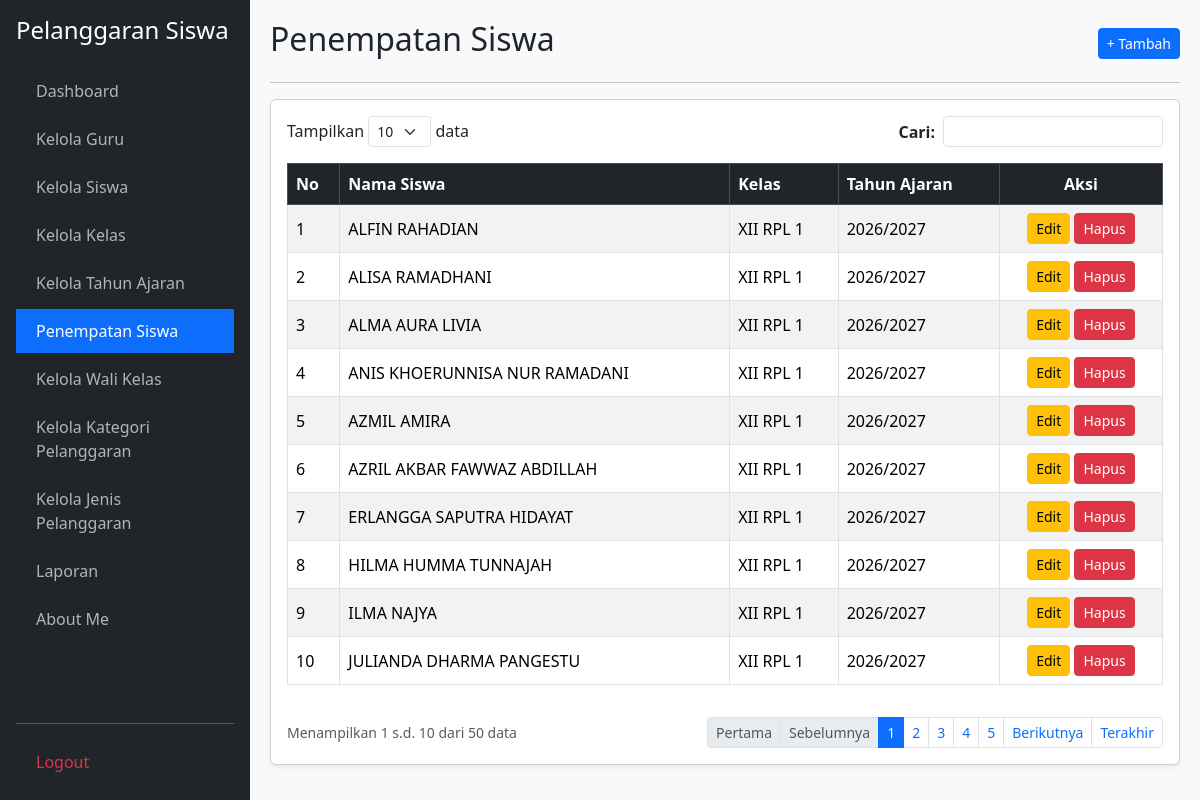
Screenshot of /penempatan_siswa.php (signed in) with the database file from the repository.
### tables this page shows
CREATE TABLE `t_kelas_siswa` (
  `id` int(11) NOT NULL,
  `siswa_id` int(11) NOT NULL,
  `tahun_ajaran_id` int(11) NOT NULL,
  `kelas_id` int(11) NOT NULL,
  `tanggal_mulai` date DEFAULT NULL,
  `tanggal_selesai` date DEFAULT NULL,
  `status_aktif` tinyint(1) DEFAULT 1,
  `created_at` timestamp NULL DEFAULT NULL,
  `updated_at` timestamp NULL DEFAULT NULL
);

CREATE TABLE `t_siswa` (
  `id` int(11) NOT NULL,
  `nis` varchar(30) NOT NULL,
  `nisn` varchar(20) DEFAULT NULL,
  `nama` varchar(150) NOT NULL,
  `jenis_kelamin` char(1) DEFAULT NULL,
  `tanggal_lahir` date DEFAULT NULL,
  `alamat` text DEFAULT NULL,
  `status_aktif` tinyint(1) DEFAULT 1,
  `created_at` timestamp NULL DEFAULT NULL,
  `updated_at` timestamp NULL DEFAULT NULL
);

CREATE TABLE `t_kelas` (
  `id` int(11) NOT NULL,
  `nama` varchar(100) NOT NULL,
  `tingkat` varchar(20) DEFAULT NULL,
  `jurusan` varchar(100) DEFAULT NULL,
  `status_aktif` tinyint(1) DEFAULT 1,
  `created_at` timestamp NULL DEFAULT NULL,
  `updated_at` timestamp NULL DEFAULT NULL
);

CREATE TABLE `t_tahun_ajaran` (
  `id` int(11) NOT NULL,
  `nama` varchar(20) NOT NULL,
  `tanggal_mulai` date DEFAULT NULL,
  `tanggal_selesai` date DEFAULT NULL,
  `status_aktif` tinyint(1) DEFAULT 1,
  `created_at` timestamp NULL DEFAULT NULL,
  `updated_at` timestamp NULL DEFAULT NULL
);

### penempatan_siswa.php (the view, shortened to what this page needs)
<?php
require_once 'koneksi.php';
$aksi = $_GET['aksi'] ?? '';
$edit = ($_GET['edit'] ?? '') ? mysqli_fetch_assoc(mysqli_query($koneksi, "SELECT * FROM t_kelas_siswa WHERE id='{$_GET['edit']}'")) : null;
$limit = 10; $h = max(1, (int)($_GET['halaman'] ?? 1)); $offset = ($h - 1) * $limit;
$cari = mysqli_real_escape_string($koneksi, $_GET['cari'] ?? '');
$where = $cari ? "WHERE ts.nama LIKE '%$cari%' OR tk.nama LIKE '%$cari%' OR ta.nama LIKE '%$cari%'" : "";
$total = mysqli_num_rows(mysqli_query($koneksi, "SELECT tks.id FROM t_kelas_siswa tks JOIN t_siswa ts ON tks.siswa_id=ts.id JOIN t_kelas tk ON tks.kelas_id=tk.id JOIN t_tahun_ajaran ta ON tks.tahun_ajaran_id=ta.id $where"));
$pages = ceil($total / $limit) ?: 1;
$data = mysqli_query($koneksi, "SELECT tks.*, ts.nama AS nama_siswa, tk.nama AS nama_kelas, ta.nama AS tahun_ajaran FROM t_kelas_siswa tks JOIN t_siswa ts ON tks.siswa_id=ts.id JOIN t_kelas tk ON tks.kelas_id=tk.id JOIN t_tahun_ajaran ta ON tks.tahun_ajaran_id=ta.id $where ORDER BY tk.nama ASC, ts.nama ASC LIMIT $offset, $limit");
$no = $offset + 1;
$opt_siswa = mysqli_query($koneksi, "SELECT * FROM t_siswa WHERE status_aktif=1 ORDER BY nama ASC");
$opt_kelas = mysqli_query($koneksi, "SELECT * FROM t_kelas WHERE status_aktif=1 ORDER BY nama ASC");
$ta_default = mysqli_fetch_assoc(mysqli_query($koneksi, "SELECT * FROM t_tahun_ajaran WHERE status_aktif=1 LIMIT 1"));
?>
<!DOCTYPE html>
<html lang="id">
<head>
    <link href="https://cdn.jsdelivr.net/npm/bootstrap@5.3.2/dist/css/bootstrap.min.css" rel="stylesheet">
    <link href="https://cdn.jsdelivr.net/npm/select2@4.1.0-rc.0/dist/css/select2.min.css" rel="stylesheet" />
    <link href="https://cdn.jsdelivr.net/npm/select2-bootstrap-5-theme@1.3.0/dist/select2-bootstrap-5-theme.min.css" rel="stylesheet" />
</head>
<body>
    <div class="sidebar d-flex flex-column p-3">
        <h4 class="text-white mb-4">Pelanggaran Siswa</h4>
        <ul class="nav nav-pills flex-column mb-auto">
            <li class="nav-item mb-1"><a href="dashboard.php">Dashboard</a></li>
            <li class="nav-item mb-1"><a href="kelola_guru.php">Kelola Guru</a></li>
            <li class="nav-item mb-1"><a href="kelola_siswa.php">Kelola Siswa</a></li>
            <li class="nav-item mb-1"><a href="kelola_kelas.php">Kelola Kelas</a></li>
            <li class="nav-item mb-1"><a href="kelola_tahun_ajaran.php">Kelola Tahun Ajaran</a></li>
            <li class="nav-item mb-1"><a href="penempatan_siswa.php" class="active">Penempatan Siswa</a></li>
            <li class="nav-item mb-1"><a href="kelola_wali_kelas.php">Kelola Wali Kelas</a></li>
            <li class="nav-item mb-1"><a href="kelola_kategori_pelanggaran.php">Kelola Kategori Pelanggaran</a></li>
            <li class="nav-item mb-1"><a href="kelola_jenis_pelanggaran.php">Kelola Jenis Pelanggaran</a></li>
            <li class="nav-item mb-1"><a href="laporan.php">Laporan</a></li>
            <li class="nav-item mb-1"><a href="about_me.php">About Me</a></li>
        </ul>
        <hr><a href="logout.php" class="text-danger">Logout</a>
    </div>
    <div class="main-content">
        <?php if ($aksi === 'tambah' || $edit): ?>
            <div class="d-flex justify-content-between align-items-center mb-3">
                <h2><?= $edit ? 'Edit Penempatan Siswa' : 'Tambah Penempatan Siswa'; ?></h2>
                <a href="penempatan_siswa.php" class="btn btn-secondary btn-sm">&larr; Kembali</a>
            </div>
            <hr>
            <div class="card shadow-sm"><div class="card-body">
                <form method="POST">
                    <input type="hidden" name="id" value="<?= $edit['id'] ?? ''; ?>">
                    <div class="mb-3">
                        <label class="form-label fw-bold">Pilih Siswa:</label>
                        <select name="siswa_id" class="form-control select2" required>
                            <option value="">-- Cari & Pilih Siswa --</option>
                            <?php while($s = mysqli_fetch_assoc($opt_siswa)): ?>
                                <option value="<?= $s['id']; ?>" <?= (($edit['siswa_id'] ?? '') == $s['id']) ? 'selected' : ''; ?>><?= htmlspecialchars($s['nis'].' - '.$s['nama']); ?></option>
                            <?php endwhile; ?>
                        </select>
                    </div>
                    <div class="mb-3">
                        <label class="form-label fw-bold">Pilih Kelas:</label>
                        <select name="kelas_id" class="form-control select2" required>
                            <option value="">-- Cari & Pilih Kelas --</option>
                            <?php while($k = mysqli_fetch_assoc($opt_kelas)): ?>
                                <option value="<?= $k['id']; ?>" <?= (($edit['kelas_id'] ?? '') == $k['id']) ? 'selected' : ''; ?>><?= htmlspecialchars($k['nama']); ?></option>
                            <?php endwhile; ?>
                        </select>
                    </div>
                    <div class="mb-3">
                        <label class="form-label fw-bold">Tahun Ajaran Aktif:</label>
                        <input type="text" class="form-control bg-light" value="<?= htmlspecialchars($ta_default['nama'] ?? 'Tidak ada tahun ajaran aktif'); ?>" disabled>
                        <small class="text-muted">Tahun ajaran otomatis mengikuti status aktif saat ini.</small>
                    </div>
                    <hr>
                    <div class="d-flex justify-content-end">
                        <a href="penempatan_siswa.php" class="btn btn-secondary me-2">Batal</a>
                        <button type="submit" name="simpan" class="btn btn-primary">Simpan Penempatan</button>
                    </div>
                </form>
            </div></div>
        <?php else: ?>
            <div class="d-flex justify-content-between align-items-center mb-2">
                <h2>Penempatan Siswa</h2>
                <a href="?aksi=tambah" class="btn btn-primary btn-sm">+ Tambah</a>
            </div>
            <hr>
            <div class="card shadow-sm"><div class="card-body">
                <div class="row mb-3 justify-content-between">
                    <div class="col-auto">Tampilkan <select class="form-select form-select-sm d-inline-block w-auto"><option>10</option></select> data</div>
                    <div class="col-auto">
                        <form method="GET" class="d-flex align-items-center">
                            <label class="me-2 mb-0 fw-bold">Cari:</label>
                            <input type="text" name="cari" class="form-control form-control-sm" value="<?= htmlspecialchars($cari); ?>">
                        </form>
                    </div>
                </div>
                <div class="table-responsive">
                    <table class="table table-bordered table-striped align-middle">
                        <thead class="table-dark">
                            <tr><th>No</th><th>Nama Siswa</th><th>Kelas</th><th>Tahun Ajaran</th><th class="text-center">Aksi</th></tr>
                        </thead>
                        <tbody>
                            <?php while($r = mysqli_fetch_assoc($data)): ?>
                            <tr>
                                <td><?= $no++; ?></td>
                                <td><?= htmlspecialchars($r['nama_siswa']); ?></td>
                                <td><?= htmlspecialchars($r['nama_kelas']); ?></td>
                                <td><?= htmlspecialchars($r['tahun_ajaran']); ?></td>
                                <td class="text-center">
                                    <a href="?edit=<?= $r['id']; ?>" class="btn btn-sm btn-warning">Edit</a>
                                    <a href="?hapus=<?= $r['id']; ?>" class="btn btn-sm btn-danger" onclick="return confirm('Hapus penempatan ini?')">Hapus</a>
                                </td>
                            </tr>
                            <?php endwhile; if(!$total): ?>
                            <tr><td colspan="5" class="text-center text-muted">Data penempatan siswa tidak ditemukan.</td></tr>
                            <?php endif; ?>
                        </tbody>
                    </table>
                </div>
                <div class="d-flex justify-content-between align-items-center mt-3">
                    <small class="text-muted">Menampilkan <?= $total ? $offset + 1 : 0; ?> s.d. <?= min($offset + $limit, $total); ?> dari <?= $total; ?> data</small>
                    <ul class="pagination pagination-sm mb-0">
                        <li class="page-item <?= $h <= 1 ? 'disabled' : ''; ?>"><a class="page-link" href="?halaman=1&cari=<?= $cari; ?>">Pertama</a></li>
                        <li class="page-item <?= $h <= 1 ? 'disabled' : ''; ?>"><a class="page-link" href="?halaman=<?= $h-1; ?>&cari=<?= $cari; ?>">Sebelumnya</a></li>
                        <?php for($i=1; $i<=$pages; $i++): ?>
                            <li class="page-item <?= $h == $i ? 'active' : ''; ?>"><a class="page-link" href="?halaman=<?= $i; ?>&cari=<?= $cari; ?>"><?= $i; ?></a></li>
                        <?php endfor; ?>
                        <li class="page-item <?= $h >= $pages ? 'disabled' : ''; ?>"><a class="page-link" href="?halaman=<?= $h+1; ?>&cari=<?= $cari; ?>">Berikutnya</a></li>
                        <li class="page-item <?= $h >= $pages ? 'disabled' : ''; ?>"><a class="page-link" href="?halaman=<?= $pages; ?>&cari=<?= $cari; ?>">Terakhir</a></li>
                    </ul>
                </div>
            </div></div>
        <?php endif; ?>
    </div>
</body>
</html>

### penempatan_siswa.php (style rules this page uses)
body { background: #f8f9fa; }
.sidebar { min-height: 100vh; background: #212529; color: #fff; position: fixed; width: 250px; top: 0; left: 0; }
.sidebar a { color: #adb5bd; text-decoration: none; display: block; padding: 10px 20px; }
.sidebar a:hover, .sidebar a.active { color: #fff; background: #0d6efd; }
.main-content { margin-left: 250px; padding: 20px; }

### rows the page displays
t_kelas_siswa: siswa.nama "ALFIN RAHADIAN", kelas.nama "XII RPL 1", tahun_ajaran.nama "2026/2027"
t_kelas_siswa: siswa.nama "ALISA RAMADHANI", kelas.nama "XII RPL 1", tahun_ajaran.nama "2026/2027"
t_kelas_siswa: siswa.nama "ALMA AURA LIVIA", kelas.nama "XII RPL 1", tahun_ajaran.nama "2026/2027"
t_kelas_siswa: siswa.nama "ANIS KHOERUNNISA NUR RAMADANI", kelas.nama "XII RPL 1", tahun_ajaran.nama "2026/2027"
t_kelas_siswa: siswa.nama "AZMIL AMIRA", kelas.nama "XII RPL 1", tahun_ajaran.nama "2026/2027"
t_kelas_siswa: siswa.nama "AZRIL AKBAR FAWWAZ ABDILLAH", kelas.nama "XII RPL 1", tahun_ajaran.nama "2026/2027"
t_kelas_siswa: siswa.nama "ERLANGGA SAPUTRA HIDAYAT", kelas.nama "XII RPL 1", tahun_ajaran.nama "2026/2027"
t_kelas_siswa: siswa.nama "HILMA HUMMA TUNNAJAH", kelas.nama "XII RPL 1", tahun_ajaran.nama "2026/2027"
t_kelas_siswa: siswa.nama "ILMA NAJYA", kelas.nama "XII RPL 1", tahun_ajaran.nama "2026/2027"
t_kelas_siswa: siswa.nama "JULIANDA DHARMA PANGESTU", kelas.nama "XII RPL 1", tahun_ajaran.nama "2026/2027"

### other values shown
$offset + 1 "1"
min($offset + $limit, $total) "10"
$total "50"
